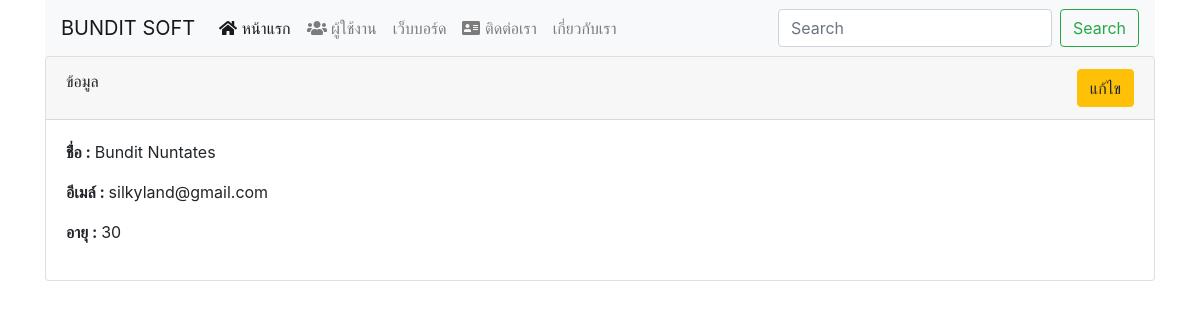
The page /user/show/1 on the database its author committed.
### tables this page shows
CREATE TABLE `users` (
  `user_id` int(11) NOT NULL,
  `fullname` varchar(50) NOT NULL,
  `email` varchar(50) NOT NULL,
  `age` int(11) NOT NULL,
  `created_at` datetime NOT NULL,
  `updated_at` datetime NOT NULL
);

### application/controllers/User.php (called while the page is built, shortened)
<?php
class User extends CI_Controller
{
    public function __construct()
    {
        $this->load->model('user_model');
    }
    public function show($userID = "")
    {
        $user = $this->user_model->getUserByID($userID);
        $data = [
           'user' => $user->row()
       ];
        $this->load->view('layout/header');
        $this->load->view('user/show', $data);
        $this->load->view('layout/footer');
    }
}

### index.php (called while the page is built, shortened)
<?php
require_once BASEPATH.'core/CodeIgniter.php';

### application/models/User_model.php (called while the page is built, shortened)
<?php
class User_model extends CI_Model
{
    public function getUserByID($userID)
    {
        $query = "SELECT * FROM users WHERE user_id = '$userID'";
        return $this->db->query($query);
    }
}

### application/views/user/show.php (the view)
<div class="card">
    <div class="card-header">ข้อมูล
        <div class="float-right"><a href="/user/edit/<?php echo $user->user_id ?>" class="btn btn-warning">แก้ไข</a></div></div>
  <div class="card-body">
    <p><strong>ชื่่อ : </strong> <?php echo $user->fullname ?></p>
    <p><strong>อีเมล์ : </strong><?php echo $user->email ?></p>
    <p><strong>อายุ : </strong><?php echo $user->age ?></p>
  </div>
</div>

### rows shown on the page
users: fullname "Bundit Nuntates", email "silkyland@gmail.com", age "30"
